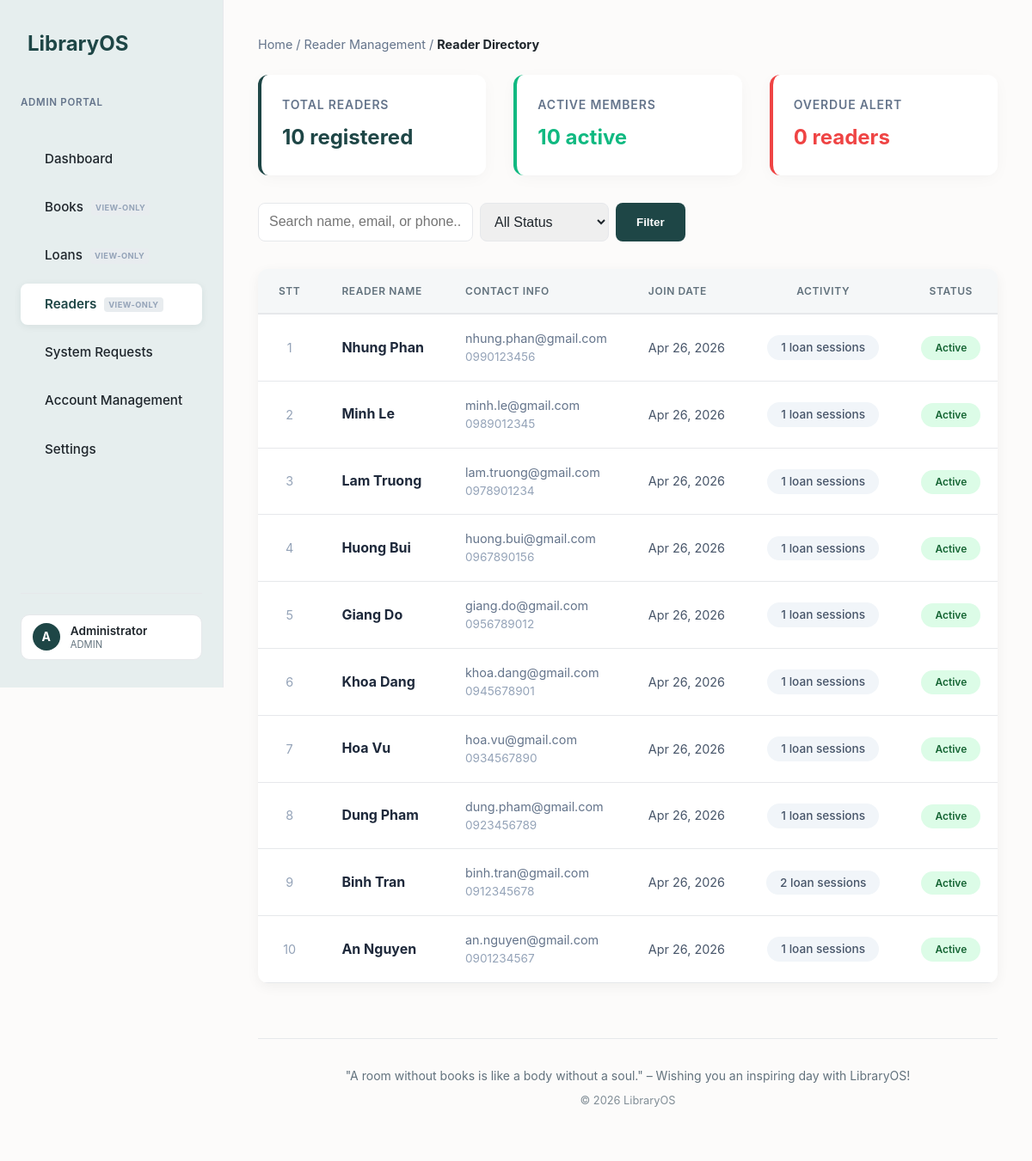
/reader_management/readers.php (signed in), run on the app's committed database.
### tables this page shows
CREATE TABLE readers (
    id         INT AUTO_INCREMENT PRIMARY KEY,
    name       VARCHAR(150) NOT NULL,
    phone      VARCHAR(20)  UNIQUE,
    email      VARCHAR(100) UNIQUE,
    address    TEXT,
    dob        DATE,
    gender     ENUM('male', 'female', 'other') DEFAULT 'male',
    status     ENUM('active', 'inactive') DEFAULT 'active',
    account_id INT NULL DEFAULT NULL UNIQUE,
    created_at TIMESTAMP DEFAULT CURRENT_TIMESTAMP,
    FOREIGN KEY (account_id) REFERENCES accounts(id) ON DELETE SET NULL ON UPDATE CASCADE
);

### reader_management/readers.php (called while the page is built, shortened)
<?php
require_once '../env/config.php';
include '../inc/header.php';
$search_term = isset($_GET['search']) ? $_GET['search'] : '';
$total_readers_res = mysqli_query($db_connect, "SELECT COUNT(*) FROM readers");
$total_readers_count = mysqli_fetch_array($total_readers_res)[0];
$active_readers_res = mysqli_query($db_connect, "SELECT COUNT(*) FROM readers WHERE status = 'active'");
$active_readers_count = mysqli_fetch_array($active_readers_res)[0];
$overdue_readers_res = mysqli_query($db_connect, "SELECT COUNT(DISTINCT reader_id) FROM loans WHERE status = 'overdue'");
$overdue_readers_count = mysqli_fetch_array($overdue_readers_res)[0] ?: 0;
$where_clauses = [];
$where_sql = !empty($where_clauses) ? "WHERE " . implode(" AND ", $where_clauses) : "";
$readers_query = "
    SELECT r.*,
           (SELECT COUNT(*) FROM loans l WHERE l.reader_id = r.id) as loan_count
    FROM readers r
    $where_sql
    ORDER BY r.id DESC
";
$stmt = mysqli_prepare($db_connect, $readers_query);
mysqli_stmt_execute($stmt);
$readers_result = mysqli_stmt_get_result($stmt);
include 'views/readers_display.php';
include '../inc/footer.php';

### reader_management/views/readers_display.php (the view, shortened to what this page needs)
<div class="breadcrumb" style="margin-bottom: 1.5rem; color: #64748b; font-size: 0.9rem;">
    Home / Reader Management / <strong style="color: var(--text-color);">Reader Directory</strong>
</div>
<div class="stats-grid" style="grid-template-columns: repeat(3, 1fr); margin-bottom: 2rem;">
    <div class="stat-card" style="padding: 1.5rem; border-left-color: var(--primary-color);">
        <h3 style="margin-bottom: 0.5rem; font-size: 0.875rem; text-transform: uppercase; color: #64748b;">Total Readers</h3>
        <div class="value" style="font-size: 1.5rem; font-weight: 700;"><?php echo $total_readers_count; ?> registered</div>
    </div>
    <div class="stat-card" style="padding: 1.5rem; border-left-color: #10b981;">
        <h3 style="margin-bottom: 0.5rem; font-size: 0.875rem; text-transform: uppercase; color: #64748b;">Active Members</h3>
        <div class="value" style="font-size: 1.5rem; font-weight: 700; color: #10b981;"><?php echo $active_readers_count; ?> active</div>
    </div>
    <div class="stat-card" style="padding: 1.5rem; border-left-color: #ef4444;">
        <h3 style="margin-bottom: 0.5rem; font-size: 0.875rem; text-transform: uppercase; color: #64748b;">Overdue Alert</h3>
        <div class="value" style="font-size: 1.5rem; font-weight: 700; color: #ef4444;"><?php echo $overdue_readers_count; ?> readers</div>
    </div>
</div>
<div class="toolbar" style="display: flex; justify-content: space-between; align-items: center; margin-bottom: 2rem; flex-wrap: wrap; gap: 1rem;">
    <form action="" method="GET" style="display: flex; gap: 0.5rem; flex: 1; min-width: 300px; max-width: 600px;">
        <input type="text" name="search" placeholder="Search name, email, or phone..." class="search-input" value="<?php echo htmlspecialchars($search_term); ?>" style="width: 250px; border-radius: 8px;">
        <select name="filter" class="search-input" style="width: 150px; padding: 0.75rem; border-radius: 8px;">
            <option value="all">All Status</option>
        </select>
        <button type="submit" class="btn btn-primary" style="border-radius: 8px;">Filter</button>
    </form>
</div>
<div class="table-container" style="border-radius: 12px; overflow-x: auto; box-shadow: 0 4px 15px rgba(0,0,0,0.05); width: 100%;">
    <table class="datatable">
        <thead>
            <tr style="background: #f8fafc;">
                <th width="60" style="text-align: center;">STT</th>
                <th style="text-align: left;">Reader Name</th>
                <th style="text-align: left;">Contact Info</th>
                <th style="text-align: left;">Join Date</th>
                <th style="text-align: center;">Activity</th>
                <th style="text-align: center;">Status</th>
            </tr>
        </thead>
        <tbody>
            <?php if (mysqli_num_rows($readers_result) == 0): ?>
                <tr><td colspan="7" align="center" style="padding: 3rem; color: #64748b;">No readers found.</td></tr>
            <?php else: ?>
                <?php $stt = 1; while ($reader = mysqli_fetch_assoc($readers_result)): ?>
                    <tr>
                        <td align="center" style="color: #94a3b8; font-size: 0.9rem;">
                            <?php echo $stt++; ?>
                        </td>
                        <td>
                            <strong style="font-size: 1rem; color: #1e293b; font-weight: 700;"><?php echo htmlspecialchars($reader['name']); ?></strong>
                        </td>
                        <td>
                            <div style="color: #64748b; font-size: 0.9rem;"><?php echo htmlspecialchars($reader['email']); ?></div>
                            <div style="color: #94a3b8; font-size: 0.85rem;"><?php echo htmlspecialchars($reader['phone']); ?></div>
                        </td>
                        <td>
                            <div style="color: #475569; font-size: 0.9rem;"><?php echo date('M d, Y', strtotime($reader['created_at'])); ?></div>
                        </td>
                        <td align="center">
                            <span style="background: #f1f5f9; color: #475569; padding: 0.4rem 1rem; border-radius: 20px; font-size: 0.85rem; font-weight: 500;">
                                <?php echo $reader['loan_count']; ?> loan sessions
                            </span>
                        </td>
                        <td align="center">
                            <span class="badge" style="background: <?php echo $reader['status'] == 'active' ? '#dcfce7' : '#f1f5f9'; ?>; color: <?php echo $reader['status'] == 'active' ? '#166534' : '#475569'; ?>; border-radius: 20px; padding: 0.4rem 1rem;">
                                <?php echo ucfirst($reader['status']); ?>
                            </span>
                        </td>
                    </tr>
                <?php endwhile; ?>
            <?php endif; ?>
        </tbody>
    </table>
</div>

### css/style.css (style rules this page uses)
:root { --primary-color: #1e4646; --primary-light: #e6eeee; --bg-color: #fcfbfa; --text-color: #1e252b; --text-muted: #62727d; --card-bg: #ffffff; --border-color: #e6e8eb; --danger: #cb4343; --success: #2e7d5a; }
* { margin: 0; padding: 0; box-sizing: border-box; }
body { font-family: 'Inter', system-ui, -apple-system, sans-serif; background-color: var(--bg-color); color: var(--text-color); line-height: 1.6; -webkit-font-smoothing: antialiased; }
.stats-grid { display: grid; grid-template-columns: repeat(auto-fit, minmax(250px, 1fr)); gap: 2rem; margin-bottom: 3rem; }
.stat-card { background: var(--card-bg); padding: 2rem; border-radius: 12px; box-shadow: 0 4px 20px -2px rgba(30, 37, 43, 0.04), 0 2px 6px -1px rgba(30, 37, 43, 0.02); border-left: 4px solid var(--primary-color); }
.stat-card h3 { font-size: 0.8rem; text-transform: uppercase; letter-spacing: 0.06em; color: var(--text-muted); margin-bottom: 0.5rem; font-weight: 600; }
.stat-card .value { font-size: 2.25rem; font-weight: 700; color: var(--primary-color); }
input, select, textarea { width: 100%; padding: 0.75rem; border: 1px solid var(--border-color); border-radius: 8px; font-size: 1rem; color: var(--text-color); transition: border-color 0.3s, box-shadow 0.3s; }
.btn { display: inline-block; padding: 0.75rem 1.5rem; border-radius: 8px; font-weight: 600; text-decoration: none; cursor: pointer; border: none; transition: opacity 0.3s, transform 0.1s; }
.btn-primary { background-color: var(--primary-color); color: white; }
.table-container { background: var(--card-bg); border-radius: 12px; overflow-x: auto; overflow-y: hidden; box-shadow: 0 4px 20px -2px rgba(30, 37, 43, 0.04), 0 2px 6px -1px rgba(30, 37, 43, 0.02); }
table { width: 100%; border-collapse: collapse; }
th { background-color: #f5f7f8; color: var(--text-muted); text-align: center; padding: 1rem; font-weight: 600; position: sticky; top: 0; z-index: 10; }
td { padding: 1rem; border-bottom: 1px solid var(--border-color); background-color: var(--card-bg); color: var(--text-color); }
.datatable, .datatable * { transition: none !important; transform: none !important; }
.search-input { width: auto; min-width: 150px; }
.badge { padding: 0.25rem 0.5rem; border-radius: 9999px; font-size: 0.75rem; font-weight: 600; }
.datatable { width: 100%; border-collapse: separate; border-spacing: 0; }
.datatable th { background: #f5f7f8; color: var(--text-muted); font-weight: 600; text-transform: uppercase; font-size: 0.75rem; letter-spacing: 0.05em; padding: 1rem 1.5rem; border-bottom: 2px solid var(--border-color); white-space: nowrap; }
.datatable td { padding: 1rem 1.5rem; border-bottom: 1px solid var(--border-color); vertical-align: middle; white-space: nowrap; }
.datatable tbody tr { transition: background-color 0.2s ease; }
body { display: flex; min-height: 100vh; }
:root { --shopee-orange: #ee4d2d; }

### data on the page
readers: name "Nhung Phan", email "nhung.phan@gmail.com", phone "0990123456", created_at "Apr 26, 2026", loan_count "1", status "Active"
readers: name "Minh Le", email "minh.le@gmail.com", phone "0989012345", created_at "Apr 26, 2026", loan_count "1", status "Active"
readers: name "Lam Truong", email "lam.truong@gmail.com", phone "0978901234", created_at "Apr 26, 2026", loan_count "1", status "Active"
readers: name "Huong Bui", email "huong.bui@gmail.com", phone "0967890156", created_at "Apr 26, 2026", loan_count "1", status "Active"
readers: name "Giang Do", email "giang.do@gmail.com", phone "0956789012", created_at "Apr 26, 2026", loan_count "1", status "Active"
readers: name "Khoa Dang", email "khoa.dang@gmail.com", phone "0945678901", created_at "Apr 26, 2026", loan_count "1", status "Active"
readers: name "Hoa Vu", email "hoa.vu@gmail.com", phone "0934567890", created_at "Apr 26, 2026", loan_count "1", status "Active"
readers: name "Dung Pham", email "dung.pham@gmail.com", phone "0923456789", created_at "Apr 26, 2026", loan_count "1", status "Active"
readers: name "Binh Tran", email "binh.tran@gmail.com", phone "0912345678", created_at "Apr 26, 2026", loan_count "2", status "Active"
readers: name "An Nguyen", email "an.nguyen@gmail.com", phone "0901234567", created_at "Apr 26, 2026", loan_count "1", status "Active"

### other printed values
substr($_SESSION['full_name'], 0, 1) "A"
$_SESSION['full_name'] "Administrator"
$_SESSION['role_name'] "ADMIN"
$total_readers_count "10"
$active_readers_count "10"
$overdue_readers_count "0"
